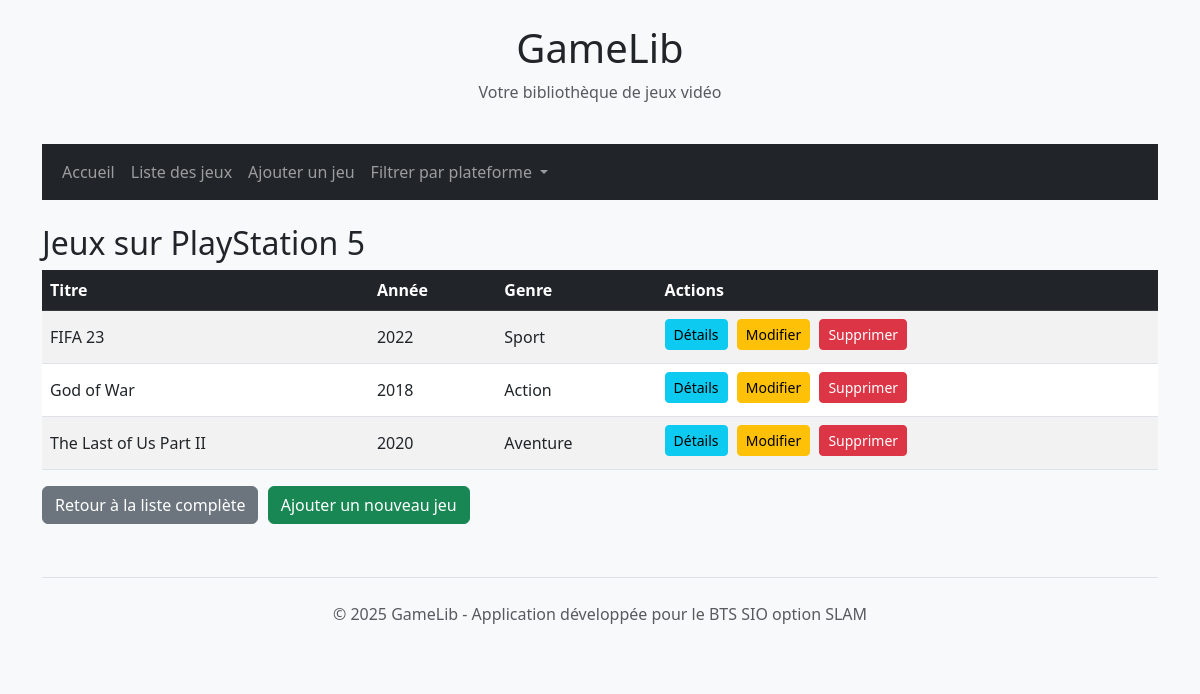
The app's page /index.php?action=filtrer&idPlateforme=1 with its own data.
### tables this page shows
CREATE TABLE IF NOT EXISTS plateforme (
  id INT AUTO_INCREMENT PRIMARY KEY,
  nom VARCHAR(50) NOT NULL,
  fabricant VARCHAR(50) NOT NULL
);

CREATE TABLE IF NOT EXISTS jeu (
  id INT AUTO_INCREMENT PRIMARY KEY,
  titre VARCHAR(100) NOT NULL,
  annee INT NOT NULL,
  idPlateforme INT NOT NULL,
  idGenre INT NOT NULL,
  FOREIGN KEY (idPlateforme) REFERENCES plateforme(id),
  FOREIGN KEY (idGenre) REFERENCES genre(id)
);

CREATE TABLE IF NOT EXISTS genre (
  id INT AUTO_INCREMENT PRIMARY KEY,
  libelle VARCHAR(50) NOT NULL
);

### controleur/listeJeuxFiltres.php (called while the page is built, shortened)
<?php
include_once "modele/jeuDAO.php";
include_once "modele/plateformeDAO.php";
include_once "modele/genreDAO.php";
$idPlateforme = $_GET["idPlateforme"];
$lesJeux = getJeuxByPlateforme($idPlateforme);
$laPlateforme = getPlateformeById($idPlateforme);
include_once "vue/entete.php";
include_once "vue/menu.php";
include_once "vue/listeJeuxFiltres.php";
include_once "vue/pied.php";
?>

### index.php (called while the page is built, shortened)
<?php
if (isset($_GET["action"])) {
    $action = $_GET["action"];
} else {
    $action = "defaut";
}
$fichier = controleurPrincipal($action);
include_once "controleur/$fichier";
?>

### modele/plateformeDAO.php (called while the page is built, shortened)
<?php
function getAllPlateformes() {
    $resultat = array();
    try {
        $cnx = connexionPDO();
        $req = $cnx->prepare("SELECT * FROM plateforme ORDER BY nom");
        $req->execute();
        $resultat = $req->fetchAll(PDO::FETCH_ASSOC);
    } catch (PDOException $e) {
        print "Erreur !: " . $e->getMessage();
        die();
    }
    return $resultat;
}
function getPlateformeById($idPlateforme) {
    $resultat = array();
    try {
        $cnx = connexionPDO();
        $req = $cnx->prepare("SELECT * FROM plateforme WHERE id=:idPlateforme");
        $req->bindValue(':idPlateforme', $idPlateforme, PDO::PARAM_INT);
        $req->execute();
        $resultat = $req->fetch(PDO::FETCH_ASSOC);
    } catch (PDOException $e) {
        print "Erreur !: " . $e->getMessage();
        die();
    }
    return $resultat;
}
?>

### modele/jeuDAO.php (called while the page is built, shortened)
<?php
function getJeuxByPlateforme($idPlateforme) {
    $resultat = array();
    try {
        $cnx = connexionPDO();
        $req = $cnx->prepare("SELECT * FROM jeu WHERE idPlateforme=:idPlateforme ORDER BY titre");
        $req->bindValue(':idPlateforme', $idPlateforme, PDO::PARAM_INT);
        $req->execute();
        $resultat = $req->fetchAll(PDO::FETCH_ASSOC);
    } catch (PDOException $e) {
        print "Erreur !: " . $e->getMessage();
        die();
    }
    return $resultat;
}
?>

### modele/genreDAO.php (called while the page is built, shortened)
<?php
function getGenreById($idGenre) {
    $resultat = array();
    try {
        $cnx = connexionPDO();
        $req = $cnx->prepare("SELECT * FROM genre WHERE id=:idGenre");
        $req->bindValue(':idGenre', $idGenre, PDO::PARAM_INT);
        $req->execute();
        $resultat = $req->fetch(PDO::FETCH_ASSOC);
    } catch (PDOException $e) {
        print "Erreur !: " . $e->getMessage();
        die();
    }
    return $resultat;
}
?>

### vue/listeJeuxFiltres.php (the view)
<h2>Jeux sur <?= $laPlateforme['nom'] ?></h2>
<div class="table-responsive">
    <table class="table table-striped table-hover">
        <thead class="table-dark">
            <tr>
                <th>Titre</th>
                <th>Année</th>
                <th>Genre</th>
                <th>Actions</th>
            </tr>
        </thead>
        <tbody>
            <?php
            if(count($lesJeux) > 0) {
                foreach($lesJeux as $unJeu) {
                    $leGenre = getGenreById($unJeu['idGenre']);
            ?>
                <tr>
                    <td><?= $unJeu['titre'] ?></td>
                    <td><?= $unJeu['annee'] ?></td>
                    <td><?= $leGenre['libelle'] ?></td>
                    <td>
                        <a href="index.php?action=detail&id=<?= $unJeu['id'] ?>" class="btn btn-info btn-sm">Détails</a>
                        <a href="index.php?action=formModif&id=<?= $unJeu['id'] ?>" class="btn btn-warning btn-sm">Modifier</a>
                        <a href="index.php?action=supprimer&id=<?= $unJeu['id'] ?>" class="btn btn-danger btn-sm" onclick="return confirm('Êtes-vous sûr de vouloir supprimer ce jeu ?')">Supprimer</a>
                    </td>
                </tr>
            <?php
                }
            } else {
            ?>
                <tr>
                    <td colspan="4" class="text-center">Aucun jeu n'a été trouvé pour cette plateforme.</td>
                </tr>
            <?php } ?>
        </tbody>
    </table>
</div>
<a href="index.php?action=liste" class="btn btn-secondary">Retour à la liste complète</a>
<a href="index.php?action=formAjout" class="btn btn-success">Ajouter un nouveau jeu</a>

### css/style.css (style rules this page uses)
body { background-color: #f8f9fa; }
.btn { margin-right: 5px; margin-bottom: 5px; }
.table th, .table td { vertical-align: middle; }

### records on screen
plateforme: nom "PlayStation 5"
jeu: titre "FIFA 23", annee "2022", idGenre.libelle "Sport"
jeu: titre "God of War", annee "2018", idGenre.libelle "Action"
jeu: titre "The Last of Us Part II", annee "2020", idGenre.libelle "Aventure"
